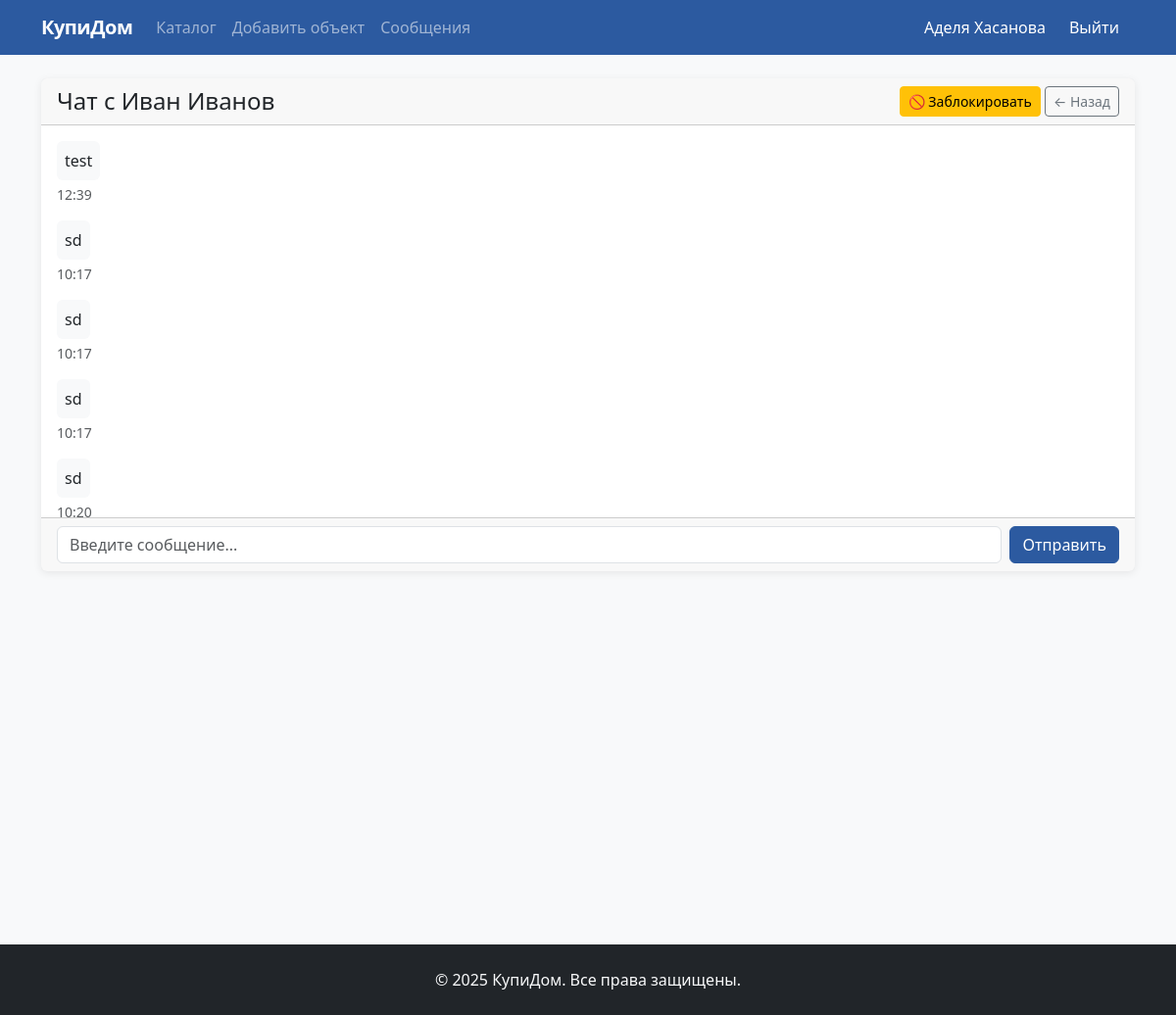
The app's page /messages/chat/3/ (signed in), older data.
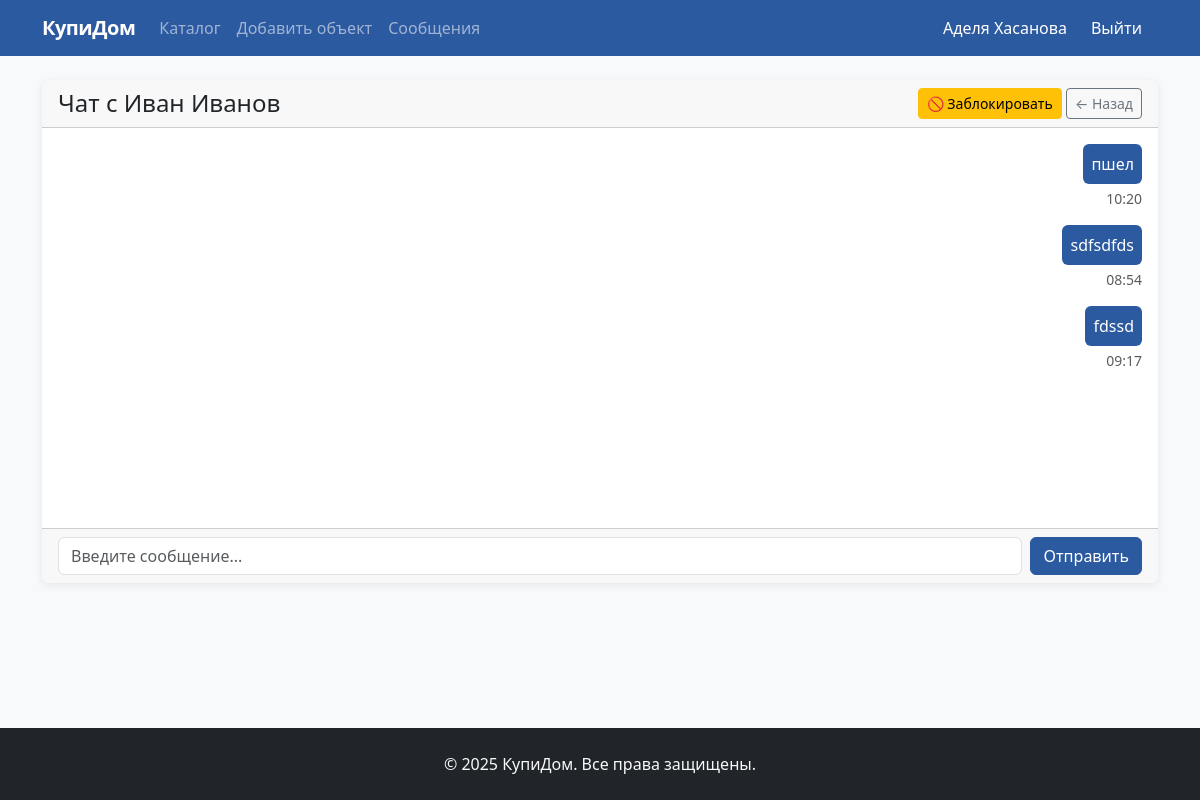
The same page, newer data.
### realty/models.py (models this page shows)
class Message(models.Model):
    sender = models.ForeignKey(CustomUser, on_delete=models.CASCADE, related_name='sent_messages')
    receiver = models.ForeignKey(CustomUser, on_delete=models.CASCADE, related_name='received_messages')
    content = models.TextField('Сообщение')
    created_at = models.DateTimeField(auto_now_add=True)
    is_read = models.BooleanField(default=False)
    class Meta:
        ordering = ['created_at']
    def __str__(self):
        return f"{self.sender} → {self.receiver}: {self.content[:20]}"

### realty/views.py (the view, shortened to what this page needs)
# urls.py: path('messages/chat/<int:user_id>/', views.chat_with_user, name='chat_with_user'),
@login_required
def chat_with_user(request, user_id):
    from django.contrib import messages as message_framework
    storage = message_framework.get_messages(request)
    for message in storage:
        pass  # Просто читаем все сообщения чтобы очистить
    other_user = get_object_or_404(CustomUser, id=user_id)
    if Blacklist.objects.filter(user=other_user, blocked_user=request.user).exists():
        message_framework.error(request, 'Вы не можете писать этому пользователю.')
        return redirect('message_list')
    if Blacklist.objects.filter(user=request.user, blocked_user=other_user).exists():
        message_framework.warning(request, 'Этот пользователь находится в вашем черном списке.')
    messages_list = Message.objects.filter(
        Q(sender=request.user, receiver=other_user) | Q(sender=other_user, receiver=request.user)
    ).order_by('created_at')
    Message.objects.filter(sender=other_user, receiver=request.user, is_read=False).update(is_read=True)
    return render(request, 'realty/chat.html', {
        'other_user': other_user,
        'messages': messages_list
    })

### realty/models.py (called while the page is built)
    def __str__(self):
        return f"{self.username} ({self.get_user_type_display()})"

### realty/templates/realty/chat.html (shortened to what this page needs)
{% extends 'realty/base.html' %}
{% block content %}
<div class="card">
    <div class="card-header d-flex justify-content-between align-items-center">
    <div>
        <h4 class="mb-0">Чат с {{ other_user.get_full_name|default:other_user.username }}</h4>
    </div>
    <div>
        <form method="post" action="{% url 'blacklist_add' other_user.id %}" style="display: inline;">
            <button type="submit" class="btn btn-sm btn-warning"
                    onclick="return confirm('Заблокировать этого пользователя? Все сообщения будут удалены.')">
                🚫 Заблокировать
            </button>
        </form>
        <a href="{% url 'message_list' %}" class="btn btn-sm btn-outline-secondary">← Назад</a>
    </div>
</div>
    <div class="card-body" style="height: 400px; overflow-y: auto;">
        {% for message in messages %}
        <div class="mb-3 {% if message.sender == user %}text-end{% endif %}">
            <div class="d-inline-block p-2 rounded {% if message.sender == user %}bg-primary text-white{% else %}bg-light{% endif %}">
                {{ message.content|linebreaksbr }}
            </div>
            <div class="small text-muted mt-1">
                {{ message.created_at|date:"H:i" }}
            </div>
        </div>
        {% empty %}
        <p class="text-muted text-center">Нет сообщений</p>
        {% endfor %}
    </div>
    <div class="card-footer">
        <form method="post" class="d-flex">
            <input type="text" name="content" class="form-control me-2" placeholder="Введите сообщение..." required>
            <button type="submit" class="btn btn-primary">Отправить</button>
        </form>
    </div>
</div>
{% endblock %}

Row changes from the older to the newer data that the page shows:
removed Message: content "test", created_at "12:39"
removed Message: content "sd", created_at "10:17"
removed Message: content "sd", created_at "10:17"
removed Message: content "sd", created_at "10:17"
removed Message: content "sd", created_at "10:20"
now on this page (row unchanged): Message: content "пшел", created_at "10:20"
added Message: content "sdfsdfds", created_at "08:54"
added Message: content "fdssd", created_at "09:17"
